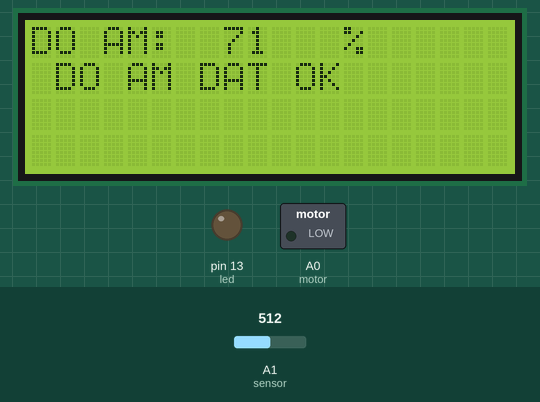
Recording of a sketch running on a simulated Arduino Uno, built with avr-gcc and run on an emulated ATmega328P. Shown: 20×4 character LCD, switched loads named in the sketch (green lamp = pin HIGH), output pins drawn as LEDs (lit = HIGH). Inputs (shaded band) come from the test bench; at power-on: A1 (sensor) = 512. What the sketch prints to the serial monitor is not drawn.

Above: at 1.2 s.
1.3 s: A1 (sensor) set to 531
At 2.7 s:
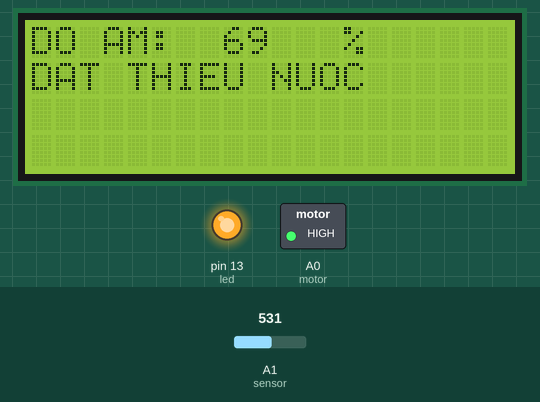
3.0 s: A1 (sensor) set to 511
At 3.15 s:
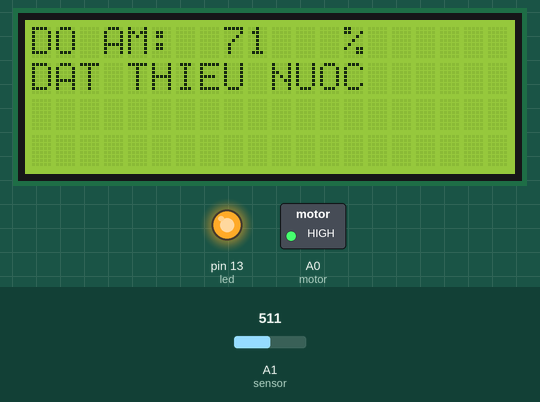
4.7 s: A1 (sensor) set to 306
At 5.3 s:
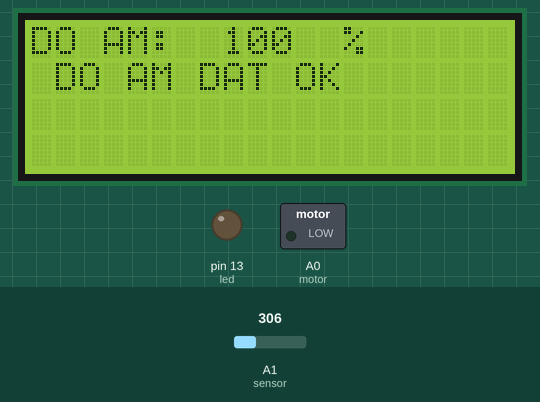
6.2 s: A1 (sensor) set to 1023
At 12.4 s:
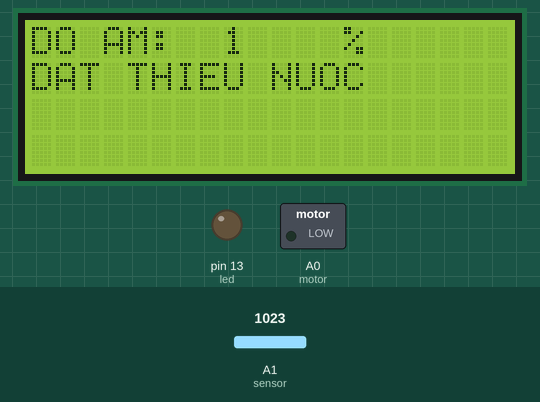
Timing chart, 0 to 12.7 s (numbered marks = the images above; inputs shaded):
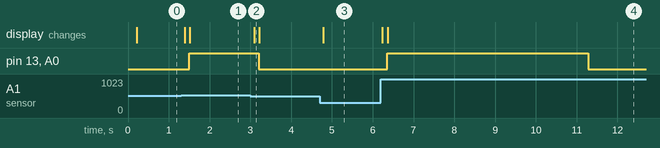

Measured:
- the behaviour switches between 517 and 518 on A1 (sensor) (found by bisection; images 0 and 1)
- after the input at 1.3 s, pin 13 (led), A0 (motor): LOW → HIGH after 0.20 s; the display: first changes after 0.09 s (image 1 shows a later state)
- after the input at 3.0 s, pin 13 (led), A0 (motor): HIGH → LOW after 0.20 s; the display: changes after 0.09 s (image 2)
- after the input at 4.7 s, the display: changes after 0.09 s (image 3)
- after the input at 6.2 s, pin 13 (led), A0 (motor): LOW → HIGH after 0.15 s, → LOW 4.9 s later; the display: first changes at once (image 4 shows a later state)

The sketch:

do_am_dat_thucte.ino
```cpp
#include <LiquidCrystal_I2C.h>
LiquidCrystal_I2C lcd(0x27, 20, 4);
#define sensor A1
#define led 13
#define motor A0
long time =0;
//.................................................
void setup() {
  Serial.begin(9600);
  lcd.init();
  lcd.backlight();
  pinMode(sensor, INPUT);
  pinMode(led, OUTPUT);
  pinMode(motor, OUTPUT);
time = millis();
}
//.................................................
void loop() {
  int value = analogRead(sensor);
  Serial.println(value);
  value = map(value, 300, 1024, 100, 0);
  if(value >=100)value=100;
  if(value <=0)value=0;
  Serial.println(value);
    lcd.setCursor(0, 0);
  lcd.print("DO AM:       %");
  lcd.setCursor(8, 0);
  lcd.print(value);
  delay(100);
  if (value > 70) {
    Serial.println("Do am binh thuong");
    lcd.setCursor(0, 1);
    lcd.print(" DO AM DAT OK ");
    digitalWrite(led, LOW);
    digitalWrite(motor, LOW);
    time = millis();
  }
  else {
    Serial.println("Dat kho thieu nuoc");
    lcd.setCursor(0, 1);
    lcd.print("DAT THIEU NUOC");
    if(millis() - time <= 5000){
      digitalWrite(led, HIGH);
    digitalWrite(motor, HIGH);
    }
    else {
      digitalWrite(led, LOW);
    digitalWrite(motor, LOW);
    }
  }
}
```
